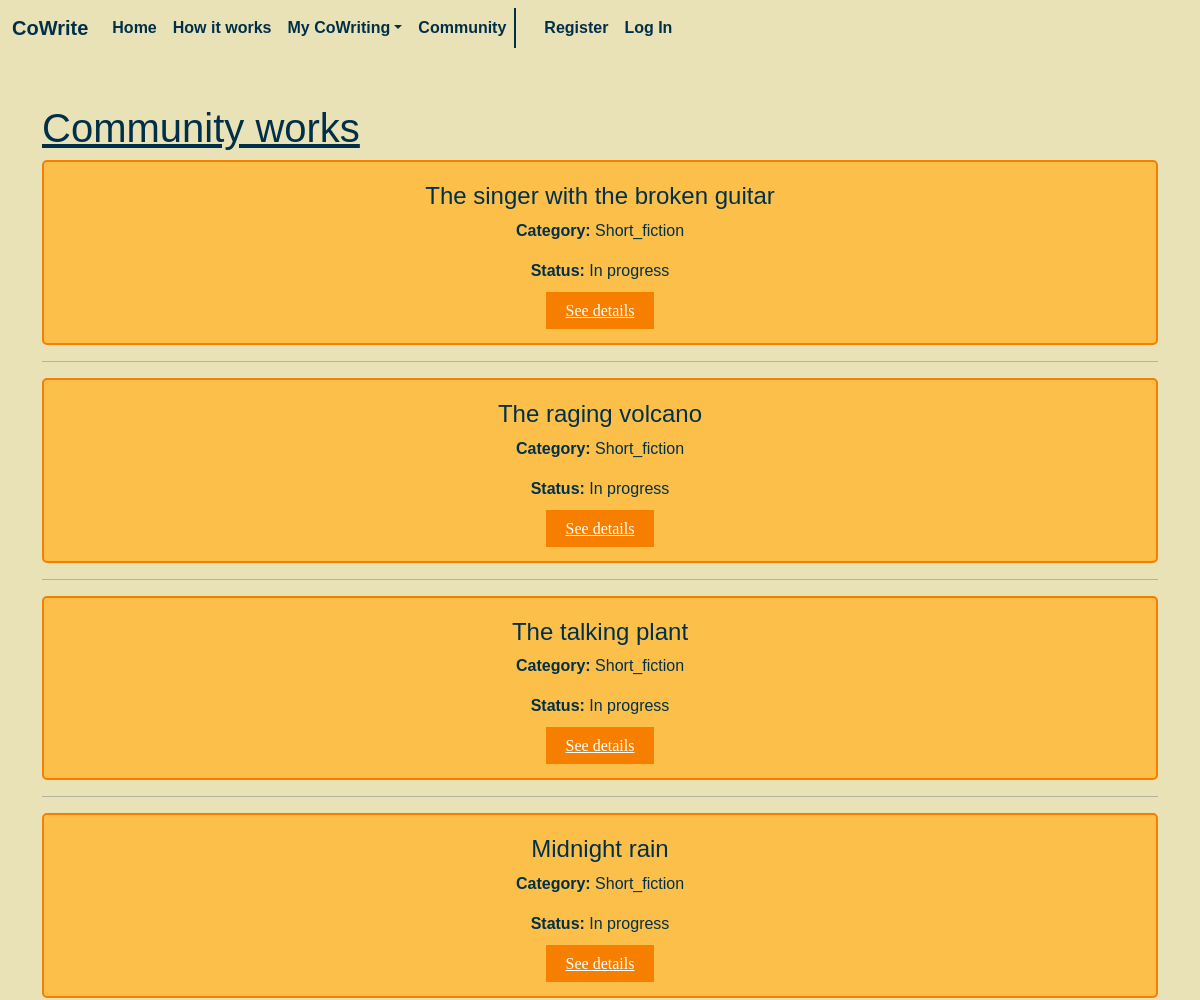
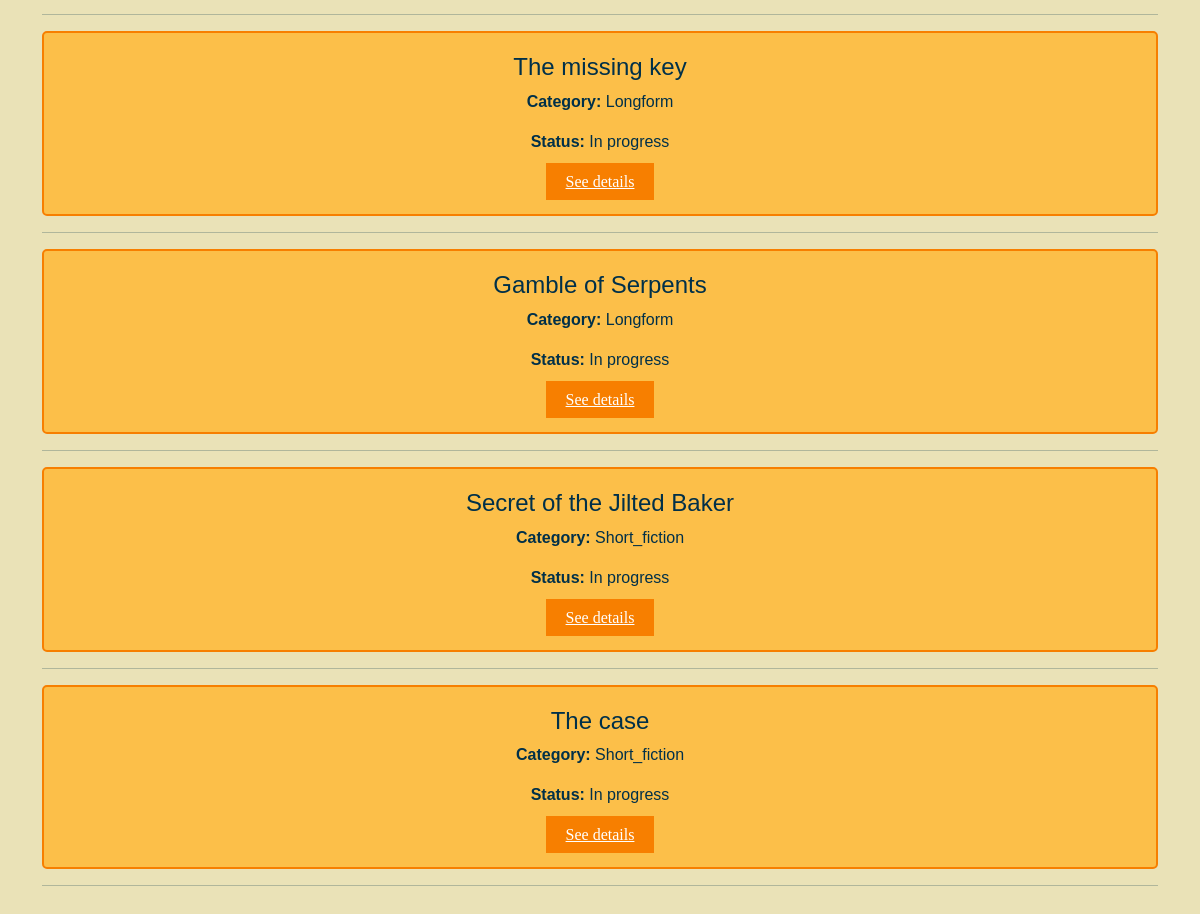
The app's page /community with its own data (2 pictures, top to bottom).
### models.py (models this page shows)
class CoDraft(db.Model):
    __tablename__ = "codrafts"
    id = db.Column(db.Integer, primary_key=True)
    title = db.Column(db.String(50), nullable=False)
    category = db.Column(db.String(50), nullable=False)
    max_units = db.Column(db.Integer, nullable=False)
    max_unit_type = db.Column(db.String(20), nullable=False) # Words, sentences, paragraphs
    is_completed = db.Column(db.Boolean, default=False)
    created_at = db.Column(db.DateTime, default=datetime.utcnow)
    creator_id = db.Column(db.Integer, db.ForeignKey("user.id"), nullable=False)
    contributions = db.relationship("Contribution", backref="codraft", lazy=True)

### app.py (the view)
@app.route("/community")
def community():
    all_drafts = (
        CoDraft.query
        .order_by(desc(CoDraft.created_at))
        .all()
        )
    return render_template("community.html", drafts = all_drafts)

### Templates/community.html (shortened to what this page needs)
{% extends "layout.html" %}
{% block main %}
    <h1>Community works</h1>
    {% if drafts %}
        {% for draft in drafts %}
        <div class="codraft_div">
            <h4>{{draft.title}}</h4>
            <p><b>Category:</b> {{draft.category}}</p>
            <p><b>Status:</b> {{"Completed" if draft.is_completed else "In progress"}} </p>
            <a href="{{ url_for('codraft', id=draft.id) }}" class="custom-button-colour">See details</a>
        </div>
        <hr>
        {% endfor %}
    {% else %}
        <em>No drafts exist yet!</em>
    {% endif %}
{% endblock %}

### Templates/layout.html (shortened to what this page needs)
<!DOCTYPE html>
<html lang='en'>
    <head>
        <link href="https://cdn.jsdelivr.net/npm/bootstrap@5.3.8/dist/css/bootstrap.min.css" rel="stylesheet">
        <link rel="stylesheet" href="{{ url_for('static', filename='css/styles.css') }}">
    </head>
    <body onload="TypeEffect()">
        <nav class="navbar navbar-expand-lg custom-navbar">
            <div class="container-fluid">
                <a class="navbar-brand" href="/">CoWrite</a>
                <div class="collapse navbar-collapse" id="navbarNavDropdown">
                    <ul class="navbar-nav">
                        <li class="nav-item"><a class="nav-link" aria-current="page" href="/">Home</a></li>
                        <li class="nav-item"><a class="nav-link" href="{{ url_for('how_it_works') }}">How it works</a></li>
                        <li class="nav-item dropdown"><a class="nav-link dropdown-toggle" href="#" role="button" data-bs-toggle="dropdown" aria-expanded="false">My CoWriting</a>
                        </li>
                        <li class="nav-item"><a class="nav-link" href="/community">Community</a></li>
                    </ul>
                    <ul class="navbar-nav session-nav">
                        {% if session.get("user_id") %}
                        <li class="nav-item"><a class="nav-link" href="{{ url_for('profile', id=session.get('user_id')) }}">Profile</a></li>
                        <li class="nav-item"><a class="nav-link" href="/logout">Log Out</a></li>
                        {% else %}
                        <li class="nav-item"><a class="nav-link" href="/register">Register</a></li>
                        <li class="nav-item"><a class="nav-link" href="/login">Log In</a></li>
                        {% endif %}
                    </ul>
                </div>
            </div>
        </nav>
        <main class="container mt-5">
        {% block main %}{% endblock %}
        </main>
    </body>
</html>

### Static/CSS/styles.css (style rules this page uses)
body { background-color: #eae2b7; margin-bottom: 50px; font-family: 'Trebuchet MS', sans-serif; color: #003049; }
.custom-navbar { background-color: #eae2b7; }
.navbar-brand, .nav-link { color: #003049 !important; font-weight: bold; }
.session-nav { border-left: 2px solid #003049; padding-left: 20px; }
h1 { text-decoration: underline; }
.codraft_div { border: 2px solid #f77f00; background-color: #fcbf49; text-align: center; border-radius: 5px; padding: 20px; }
.codraft_div { transition: transform 0.2s ease, box-shadow 0.2s ease; }
::placeholder { color: #eae2b7; font-style: italic; }
.custom-button-colour { background-color: #f77f00; color: white; font-family: Allura; border: none; padding-top: 10px; padding-bottom: 10px; padding-left: 20px; padding-right: 20px; cursor: pointer; }

### records on screen
CoDraft: title "The singer with the broken guitar", category "Short_fiction", is_completed "In progress"
CoDraft: title "The raging volcano", category "Short_fiction", is_completed "In progress"
CoDraft: title "The talking plant", category "Short_fiction", is_completed "In progress"
CoDraft: title "Midnight rain", category "Short_fiction", is_completed "In progress"
CoDraft: title "The missing key", category "Longform", is_completed "In progress"
CoDraft: title "Gamble of Serpents", category "Longform", is_completed "In progress"
CoDraft: title "Secret of the Jilted Baker", category "Short_fiction", is_completed "In progress"
CoDraft: title "The case", category "Short_fiction", is_completed "In progress"
